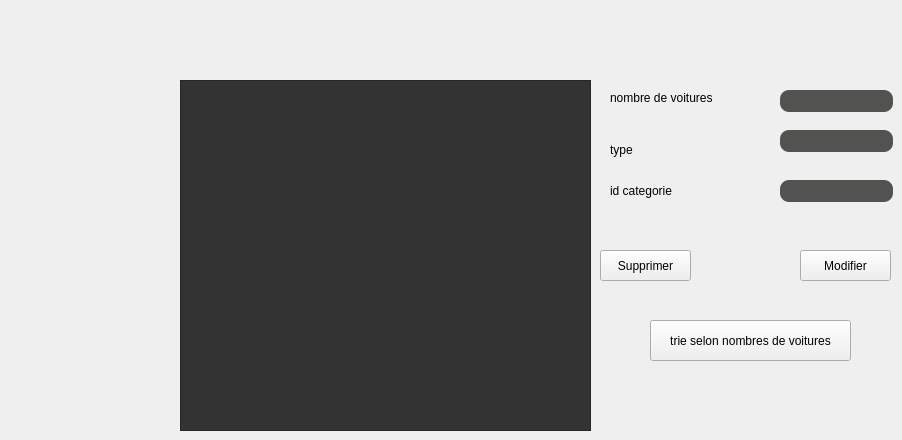
      <widget class="QWidget" name="page_6">
       <widget class="QLineEdit" name="lineEdit_nbvoitures">
        <property name="geometry">
         <rect>
          <x>780</x>
          <y>90</y>
          <width>113</width>
          <height>22</height>
         </rect>
        </property>
        <property name="styleSheet">
         <string notr="true">QLineEdit
{
	background-color: #525251;
	color: #ffffff;
	border-width: 1px;
	border-radius: 9px;
	border-color: #051a39;
	padding: 2px;

}
</string>
        </property>
       </widget>
       <widget class="QPushButton" name="modifier_categorie">
        <property name="geometry">
         <rect>
          <x>800</x>
          <y>250</y>
          <width>91</width>
          <height>31</height>
         </rect>
        </property>
        <property name="text">
         <string>Modifier</string>
        </property>
       </widget>
       <widget class="QLineEdit" name="lineEdit_type">
        <property name="geometry">
         <rect>
          <x>780</x>
          <y>130</y>
          <width>113</width>
          <height>22</height>
         </rect>
        </property>
        <property name="styleSheet">
         <string notr="true">QLineEdit
{
	background-color: #525251;
	color: #ffffff;
	border-width: 1px;
	border-radius: 9px;
	border-color: #051a39;
	padding: 2px;

}

</string>
        </property>
       </widget>
       <widget class="QLabel" name="label_45">
        <property name="geometry">
         <rect>
          <x>610</x>
          <y>90</y>
          <width>151</width>
          <height>16</height>
         </rect>
        </property>
        <property name="styleSheet">
         <string notr="true">font: 10pt &quot;MS Shell Dlg 2&quot;;</string>
        </property>
        <property name="text">
         <string>nombre de voitures</string>
        </property>
       </widget>
       <widget class="QLabel" name="label_46">
        <property name="geometry">
         <rect>
          <x>610</x>
          <y>170</y>
          <width>111</width>
          <height>41</height>
         </rect>
        </property>
        <property name="styleSheet">
         <string notr="true">
font: 10pt &quot;MS Shell Dlg 2&quot;;</string>
        </property>
        <property name="text">
         <string>id categorie</string>
        </property>
       </widget>
       <widget class="QPushButton" name="supprimer_categorie">
        <property name="geometry">
         <rect>
          <x>600</x>
          <y>250</y>
          <width>91</width>
          <height>31</height>
         </rect>
        </property>
        <property name="text">
         <string>Supprimer</string>
        </property>
       </widget>
       <widget class="QLineEdit" name="lineEdit_idc">
        <property name="geometry">
         <rect>
          <x>780</x>
          <y>180</y>
          <width>113</width>
          <height>22</height>
         </rect>
        </property>
        <property name="styleSheet">
         <string notr="true">QLineEdit
{
	background-color: #525251;
	color: #ffffff;
	border-width: 1px;
	border-radius: 9px;
	border-color: #051a39;
	padding: 2px;

}
</string>
        </property>
       </widget>
       <widget class="QPushButton" name="trie_categorie">
        <property name="geometry">
         <rect>
          <x>650</x>
          <y>320</y>
          <width>201</width>
          <height>41</height>
         </rect>
        </property>
        <property name="text">
         <string>trie selon nombres de voitures</string>
        </property>
       </widget>
       <widget class="QLabel" name="label_47">
        <property name="geometry">
         <rect>
          <x>610</x>
          <y>140</y>
          <width>71</width>
          <height>20</height>
         </rect>
        </property>
        <property name="styleSheet">
         <string notr="true">font: 10pt &quot;MS Shell Dlg 2&quot;;</string>
        </property>
        <property name="text">
         <string>type</string>
        </property>
       </widget>
       <widget class="QTableView" name="tableView">
        <property name="geometry">
         <rect>
          <x>180</x>
          <y>80</y>
          <width>411</width>
          <height>351</height>
         </rect>
        </property>
        <property name="styleSheet">
         <string notr="true">QWidget {
    background-color: #333333;
    color: #fffff8;
}

QHeaderView::section {
    background-color: #646464;
    padding: 4px;
    border: 1px solid #fffff8;
    font-size: 14pt;
}

QTableWidget {
    gridline-color: #fffff8;
    font-size: 12pt;
}

QTableWidget QTableCornerButton::section {
    background-color: #646464;
    border: 1px solid #fffff8;
}

QHeaderView::section {
    background-color: #646464;
    padding: 4px;
    font-size: 10pt;
    border-style: none;
    border-bottom: 1px solid #fffff8;
    border-right: 1px solid #fffff8;
}

QHeaderView::section:horizontal
{
    border-top: 1px solid #fffff8;
}

QHeaderView::section:vertical
{
    border-left: 1px solid #fffff8;
height:100%;
 
}</string>
        </property>
       </widget>
      </widget>
